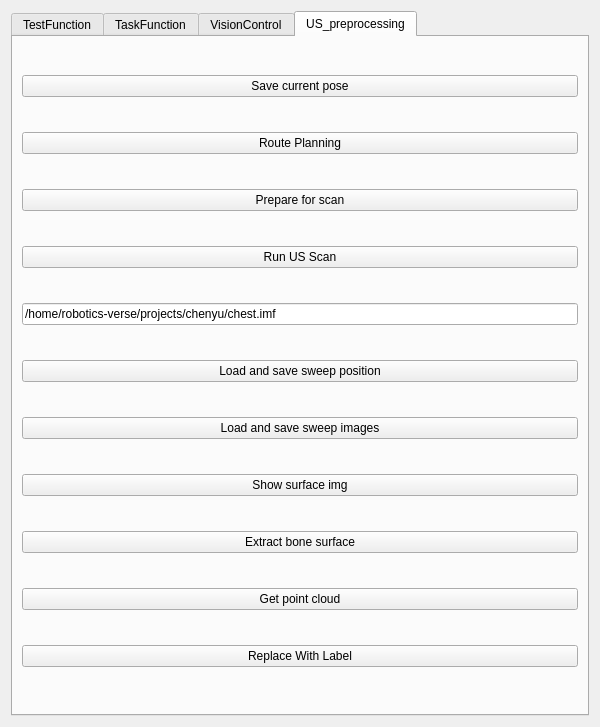
<?xml version="1.0" encoding="UTF-8"?>
<ui version="4.0">
 <class>Controller</class>
 <widget class="QWidget" name="Controller">
  <property name="geometry">
   <rect>
    <x>0</x>
    <y>0</y>
    <width>600</width>
    <height>727</height>
   </rect>
  </property>
  <property name="windowTitle">
   <string>Form</string>
  </property>
  <layout class="QGridLayout" name="gridLayout_7">
   <item row="0" column="0">
    <widget class="QTabWidget" name="tabWidget">
     <property name="currentIndex">
      <number>3</number>
     </property>
     <widget class="QWidget" name="tab_1">
      <property name="layoutDirection">
       <enum>Qt::LeftToRight</enum>
      </property>
      <attribute name="title">
       <string>TestFunction</string>
      </attribute>
      <layout class="QGridLayout" name="gridLayout_2">
       <item row="3" column="0">
        <layout class="QHBoxLayout" name="horizontalLayout_2">
         <item>
          <widget class="QPushButton" name="pbtnConnect">
           <property name="text">
            <string>Connect</string>
           </property>
          </widget>
         </item>
         <item>
          <widget class="QPushButton" name="pbtnDisconnect">
           <property name="text">
            <string>Disconnect</string>
           </property>
          </widget>
         </item>
        </layout>
       </item>
       <item row="18" column="0">
        <widget class="QPushButton" name="pbtn_test_rotation">
         <property name="text">
          <string>Test Rotation</string>
         </property>
        </widget>
       </item>
       <item row="1" column="0">
        <layout class="QGridLayout" name="gridLayout">
         <item row="4" column="0">
          <widget class="QLabel" name="lblPosAngle">
           <property name="text">
            <string>Ang(rad)</string>
           </property>
          </widget>
         </item>
         <item row="0" column="3">
          <widget class="QLabel" name="lblPosZ">
           <property name="layoutDirection">
            <enum>Qt::LeftToRight</enum>
           </property>
           <property name="text">
            <string>Z</string>
           </property>
           <property name="alignment">
            <set>Qt::AlignCenter</set>
           </property>
          </widget>
         </item>
         <item row="2" column="1">
          <widget class="QLabel" name="lblPosRa">
           <property name="layoutDirection">
            <enum>Qt::LeftToRight</enum>
           </property>
           <property name="text">
            <string>Ra</string>
           </property>
           <property name="alignment">
            <set>Qt::AlignCenter</set>
           </property>
          </widget>
         </item>
         <item row="0" column="2">
          <widget class="QLabel" name="lblPosY">
           <property name="layoutDirection">
            <enum>Qt::LeftToRight</enum>
           </property>
           <property name="text">
            <string>Y</string>
           </property>
           <property name="alignment">
            <set>Qt::AlignCenter</set>
           </property>
          </widget>
         </item>
         <item row="1" column="0">
          <widget class="QLabel" name="lblPosDistance">
           <property name="text">
            <string>Pos(mm)</string>
           </property>
          </widget>
         </item>
         <item row="0" column="1">
          <widget class="QLabel" name="lblPosX">
           <property name="layoutDirection">
            <enum>Qt::LeftToRight</enum>
           </property>
           <property name="text">
            <string>X</string>
           </property>
           <property name="alignment">
            <set>Qt::AlignCenter</set>
           </property>
          </widget>
         </item>
         <item row="1" column="1">
          <widget class="QLineEdit" name="ledtPosX"/>
         </item>
         <item row="1" column="2">
          <widget class="QLineEdit" name="ledtPosY"/>
         </item>
         <item row="1" column="3">
          <widget class="QLineEdit" name="ledtPosZ"/>
         </item>
         <item row="2" column="2">
          <widget class="QLabel" name="lblPosRb">
           <property name="layoutDirection">
            <enum>Qt::LeftToRight</enum>
           </property>
           <property name="text">
            <string>Rb</string>
           </property>
           <property name="alignment">
            <set>Qt::AlignCenter</set>
           </property>
          </widget>
         </item>
         <item row="2" column="3">
          <widget class="QLabel" name="lblPosRc">
           <property name="layoutDirection">
            <enum>Qt::LeftToRight</enum>
           </property>
           <property name="text">
            <string>Rc</string>
           </property>
           <property name="alignment">
            <set>Qt::AlignCenter</set>
           </property>
          </widget>
         </item>
         <item row="4" column="1">
          <widget class="QLineEdit" name="ledtAngRa"/>
         </item>
         <item row="4" column="2">
          <widget class="QLineEdit" name="ledtAngRb"/>
         </item>
         <item row="4" column="3">
          <widget class="QLineEdit" name="ledtAngRc"/>
         </item>
         <item row="5" column="3">
          <widget class="QPushButton" name="pbtnExcuteCmd">
           <property name="text">
            <string>Excute Cmd</string>
           </property>
          </widget>
         </item>
         <item row="5" column="2">
          <widget class="QCheckBox" name="chbRecordWrench">
           <property name="text">
            <string>Record Wrench</string>
           </property>
          </widget>
         </item>
         <item row="5" column="1">
          <widget class="QCheckBox" name="chbUpdateState">
           <property name="text">
            <string>Update</string>
           </property>
          </widget>
         </item>
        </layout>
       </item>
       <item row="11" column="0">
        <layout class="QHBoxLayout" name="horizontalLayout_13">
         <item>
          <widget class="QLineEdit" name="ledtSliceIndex">
           <property name="placeholderText">
            <string>Index in Sweep</string>
           </property>
          </widget>
         </item>
         <item>
          <widget class="QPushButton" name="pbtnComputerConfiMap">
           <property name="text">
            <string>Compute Confi Map</string>
           </property>
          </widget>
         </item>
        </layout>
       </item>
       <item row="9" column="0">
        <layout class="QHBoxLayout" name="horizontalLayout_8">
         <property name="topMargin">
          <number>0</number>
         </property>
         <item>
          <widget class="QLineEdit" name="ledt_full_path_to_imf">
           <property name="placeholderText">
            <string>Full path to an .imf file</string>
           </property>
          </widget>
         </item>
         <item>
          <widget class="QPushButton" name="pbtnLoadSweep_imf">
           <property name="text">
            <string>Load imf sweep</string>
           </property>
          </widget>
         </item>
        </layout>
       </item>
       <item row="4" column="0">
        <layout class="QVBoxLayout" name="verticalLayout_3">
         <item>
          <widget class="QPushButton" name="pbtnSaveHome">
           <property name="text">
            <string>Save Home</string>
           </property>
          </widget>
         </item>
         <item>
          <widget class="QPushButton" name="pbtnSaveOut">
           <property name="text">
            <string>Save Out</string>
           </property>
          </widget>
         </item>
         <item>
          <widget class="QPushButton" name="pbtnGoHome">
           <property name="text">
            <string>GoHome</string>
           </property>
          </widget>
         </item>
         <item>
          <widget class="QPushButton" name="pbtnGoOut">
           <property name="text">
            <string>GoOut</string>
           </property>
          </widget>
         </item>
        </layout>
       </item>
       <item row="7" column="0">
        <widget class="QPushButton" name="pbtnStartUSStream">
         <property name="text">
          <string>Start US Stream</string>
         </property>
        </widget>
       </item>
       <item row="16" column="0">
        <layout class="QHBoxLayout" name="horizontalLayout_4">
         <property name="topMargin">
          <number>0</number>
         </property>
         <item>
          <widget class="QLineEdit" name="ledt_trajectory_file_to_write">
           <property name="text">
            <string>/home/chenyu/MA/position.txt</string>
           </property>
          </widget>
         </item>
         <item>
          <widget class="QPushButton" name="pbtnWriteCurrRobotPose">
           <property name="text">
            <string>Write Current Pose to a File</string>
           </property>
          </widget>
         </item>
        </layout>
       </item>
       <item row="13" column="0">
        <widget class="QPushButton" name="pbtnVisualizeConfimap">
         <property name="text">
          <string>Visualize Confimap</string>
         </property>
        </widget>
       </item>
       <item row="0" column="0">
        <layout class="QGridLayout" name="gridLayout_5">
         <item row="1" column="3">
          <widget class="QLineEdit" name="ledtForceZ"/>
         </item>
         <item row="0" column="1">
          <widget class="QLabel" name="lblForceX">
           <property name="text">
            <string>FX</string>
           </property>
           <property name="alignment">
            <set>Qt::AlignCenter</set>
           </property>
          </widget>
         </item>
         <item row="0" column="3">
          <widget class="QLabel" name="lblForceZ">
           <property name="text">
            <string>FZ</string>
           </property>
           <property name="alignment">
            <set>Qt::AlignCenter</set>
           </property>
          </widget>
         </item>
         <item row="0" column="2">
          <widget class="QLabel" name="lblForceY">
           <property name="text">
            <string>FY</string>
           </property>
           <property name="alignment">
            <set>Qt::AlignCenter</set>
           </property>
          </widget>
         </item>
         <item row="2" column="2">
          <widget class="QLabel" name="lblToqueY">
           <property name="text">
            <string>TY</string>
           </property>
           <property name="alignment">
            <set>Qt::AlignCenter</set>
           </property>
          </widget>
         </item>
         <item row="1" column="1">
          <widget class="QLineEdit" name="ledtForceX"/>
         </item>
         <item row="2" column="3">
          <widget class="QLabel" name="lblToqueZ">
           <property name="text">
            <string>TZ</string>
           </property>
           <property name="alignment">
            <set>Qt::AlignCenter</set>
           </property>
          </widget>
         </item>
         <item row="2" column="1">
          <widget class="QLabel" name="lblToqueX">
           <property name="text">
            <string>TX</string>
           </property>
           <property name="alignment">
            <set>Qt::AlignCenter</set>
           </property>
          </widget>
         </item>
         <item row="1" column="0">
          <widget class="QLabel" name="lblForce">
           <property name="text">
            <string>Force(N)</string>
           </property>
           <property name="alignment">
            <set>Qt::AlignCenter</set>
           </property>
          </widget>
         </item>
         <item row="1" column="2">
          <widget class="QLineEdit" name="ledtForceY"/>
         </item>
         <item row="3" column="0">
          <widget class="QLabel" name="lblToque">
           <property name="text">
            <string>Toque(XX)</string>
           </property>
           <property name="alignment">
            <set>Qt::AlignCenter</set>
           </property>
          </widget>
         </item>
         <item row="3" column="1">
          <widget class="QLineEdit" name="ledtToqueX"/>
         </item>
         <item row="3" column="2">
          <widget class="QLineEdit" name="ledtToqueY"/>
         </item>
         <item row="3" column="3">
          <widget class="QLineEdit" name="ledtToqueZ"/>
         </item>
        </layout>
       </item>
       <item row="6" column="0">
        <widget class="QPushButton" name="pbtnStopUSStream">
         <property name="text">
          <string>Stop US Stream</string>
         </property>
        </widget>
       </item>
       <item row="5" column="0">
        <widget class="QPushButton" name="pbtnInitROS">
         <property name="text">
          <string>Initialize ROS</string>
         </property>
        </widget>
       </item>
      </layout>
     </widget>
     <widget class="QWidget" name="tab_2">
      <attribute name="title">
       <string>TaskFunction</string>
      </attribute>
      <layout class="QVBoxLayout" name="verticalLayout_2">
       <item>
        <layout class="QGridLayout" name="gridLayout_6">
         <item row="0" column="0">
          <widget class="QLabel" name="label">
           <property name="text">
            <string>Initial start angle of Fan motion:</string>
           </property>
          </widget>
         </item>
         <item row="3" column="0">
          <widget class="QPushButton" name="pbtnGoFanStart">
           <property name="text">
            <string>Move to Initial Pose of Fan Motion</string>
           </property>
          </widget>
         </item>
         <item row="2" column="0">
          <widget class="QComboBox" name="cmbFanStartRotationAxis">
           <property name="editable">
            <bool>false</bool>
           </property>
           <property name="currentText">
            <string>Rotation X</string>
           </property>
           <item>
            <property name="text">
             <string>Rotation X</string>
            </property>
           </item>
           <item>
            <property name="text">
             <string>Rotation Y</string>
            </property>
           </item>
          </widget>
         </item>
         <item row="1" column="0">
          <widget class="QLineEdit" name="ledtFanStartAngle"/>
         </item>
        </layout>
       </item>
       <item>
        <layout class="QVBoxLayout" name="verticalLayout">
         <item>
          <widget class="QComboBox" name="cmbFanMotionType">
           <property name="layoutDirection">
            <enum>Qt::LeftToRight</enum>
           </property>
           <property name="editable">
            <bool>false</bool>
           </property>
           <item>
            <property name="text">
             <string>Continous Fan Motion</string>
            </property>
           </item>
           <item>
            <property name="text">
             <string>Step Fan Motion</string>
            </property>
           </item>
          </widget>
         </item>
         <item>
          <widget class="QComboBox" name="cmbRotationAxis">
           <item>
            <property name="text">
             <string>Rotation X</string>
            </property>
           </item>
           <item>
            <property name="text">
             <string>Rotation Y</string>
            </property>
           </item>
          </widget>
         </item>
         <item>
          <widget class="QComboBox" name="cmbRotationStep">
           <property name="currentIndex">
            <number>1</number>
           </property>
           <item>
            <property name="text">
             <string>1 degree</string>
            </property>
           </item>
           <item>
            <property name="text">
             <string>2 degree</string>
            </property>
           </item>
           <item>
            <property name="text">
             <string>3 degree</string>
            </property>
           </item>
           <item>
            <property name="text">
             <string>4 degree</string>
            </property>
           </item>
           <item>
            <property name="text">
             <string>5 degree</string>
            </property>
           </item>
          </widget>
         </item>
         <item>
          <widget class="QPushButton" name="pbtnFanMotion">
           <property name="text">
            <string>Fan Motion</string>
           </property>
          </widget>
         </item>
        </layout>
       </item>
      </layout>
     </widget>
     <widget class="QWidget" name="VisionControl">
      <attribute name="title">
       <string>VisionControl</string>
      </attribute>
      <layout class="QGridLayout" name="gridLayout_4">
       <item row="0" column="0">
        <widget class="QLineEdit" name="ledt_poses_file_path">
         <property name="text">
          <string>/home/chenyu/MA/route.txt</string>
         </property>
        </widget>
       </item>
       <item row="12" column="0">
        <layout class="QHBoxLayout" name="horizontalLayout_6">
         <item>
          <widget class="QLineEdit" name="ledtSweepPath">
           <property name="inputMask">
            <string/>
           </property>
           <property name="text">
            <string/>
           </property>
           <property name="placeholderText">
            <string>Full Path to Sweep</string>
           </property>
          </widget>
         </item>
         <item>
          <widget class="QLineEdit" name="ledtDownsamplingParam">
           <property name="text">
            <string>5</string>
           </property>
           <property name="placeholderText">
            <string>Select every n frame</string>
           </property>
          </widget>
         </item>
         <item>
          <widget class="QPushButton" name="pbtnDownsampleSweep">
           <property name="text">
            <string>Downsample US Sweep</string>
           </property>
          </widget>
         </item>
        </layout>
       </item>
       <item row="4" column="0">
        <layout class="QHBoxLayout" name="horizontalLayout_3">
         <item>
          <widget class="QPushButton" name="pbtnForceMode">
           <property name="text">
            <string>Force Mode</string>
           </property>
          </widget>
         </item>
         <item>
          <widget class="QPushButton" name="pbtnPositionMode">
           <property name="text">
            <string>Postion Mode</string>
           </property>
          </widget>
         </item>
        </layout>
       </item>
       <item row="13" column="0">
        <layout class="QHBoxLayout" name="horizontalLayout_9">
         <item>
          <widget class="QLineEdit" name="ledtMainDir">
           <property name="placeholderText">
            <string>Path to main dir</string>
           </property>
          </widget>
         </item>
         <item>
          <widget class="QPushButton" name="pbtnCreateUSForLabelsWithoutStich">
           <property name="text">
            <string>Create US Sweep For Labels</string>
           </property>
          </widget>
         </item>
        </layout>
       </item>
       <item row="6" column="0">
        <widget class="QPushButton" name="pbtnContinueScan">
         <property name="text">
          <string>Back to Break Point and Continue Scanning</string>
         </property>
        </widget>
       </item>
       <item row="5" column="0">
        <layout class="QHBoxLayout" name="horizontalLayout_5">
         <item>
          <widget class="QPushButton" name="pbtnExecScan">
           <property name="text">
            <string>Execute US Scan</string>
           </property>
          </widget>
         </item>
        </layout>
       </item>
       <item row="2" column="0">
        <widget class="QPushButton" name="pbtnGoIntiPos">
         <property name="text">
          <string>Move to Initial Position</string>
         </property>
        </widget>
       </item>
       <item row="1" column="0">
        <widget class="QPushButton" name="pbtnReadPosesFromFile">
         <property name="text">
          <string>Load Poses</string>
         </property>
        </widget>
       </item>
       <item row="3" column="0">
        <layout class="QGridLayout" name="gridLayout_3">
         <item row="2" column="0">
          <widget class="QLineEdit" name="ledtStiffness"/>
         </item>
         <item row="2" column="1">
          <widget class="QLineEdit" name="ledtDesiredForce"/>
         </item>
         <item row="0" column="0">
          <widget class="QLabel" name="lblStiffness">
           <property name="text">
            <string>Stifness</string>
           </property>
           <property name="alignment">
            <set>Qt::AlignCenter</set>
           </property>
          </widget>
         </item>
         <item row="0" column="1">
          <widget class="QLabel" name="lblSesiredForce">
           <property name="text">
            <string>Desired Force</string>
           </property>
           <property name="alignment">
            <set>Qt::AlignCenter</set>
           </property>
          </widget>
         </item>
        </layout>
       </item>
       <item row="15" column="0">
        <layout class="QHBoxLayout" name="horizontalLayout_7">
         <item>
          <layout class="QVBoxLayout" name="verticalLayout_6">
           <item>
            <widget class="QRadioButton" name="rbtn_no_fine_tuning">
             <property name="text">
              <string>No fine Tuning</string>
             </property>
            </widget>
           </item>
           <item>
            <widget class="QRadioButton" name="rbtn_fine_tuning_1">
             <property name="text">
              <string>Fine tuning 1</string>
             </property>
            </widget>
           </item>
           <item>
            <widget class="QRadioButton" name="rbtn_both_fine_tunings">
             <property name="text">
              <string>Both</string>
             </property>
            </widget>
           </item>
          </layout>
         </item>
         <item>
          <widget class="QCheckBox" name="checkBox_include_whole_sweep">
           <property name="text">
            <string>Include whole sweep</string>
           </property>
          </widget>
         </item>
         <item>
          <widget class="QLineEdit" name="ledtDataDir">
           <property name="placeholderText">
            <string>Data Dir</string>
           </property>
          </widget>
         </item>
         <item>
          <widget class="QPushButton" name="pbtn_stitching">
           <property name="text">
            <string>Stitching</string>
           </property>
          </widget>
         </item>
        </layout>
       </item>
      </layout>
     </widget>
     <widget class="QWidget" name="US_preprocessing">
      <attribute name="title">
       <string>US_preprocessing</string>
      </attribute>
      <layout class="QVBoxLayout" name="verticalLayout_4">
       <item>
        <widget class="QPushButton" name="pbtnSavePose">
         <property name="text">
          <string>Save current pose</string>
         </property>
        </widget>
       </item>
       <item>
        <widget class="QPushButton" name="pbtnRoutePlanning">
         <property name="text">
          <string>Route Planning</string>
         </property>
        </widget>
       </item>
       <item>
        <widget class="QPushButton" name="pbtnPrepareForScan">
         <property name="text">
          <string>Prepare for scan</string>
         </property>
        </widget>
       </item>
       <item>
        <widget class="QPushButton" name="pbtnRunUSScan">
         <property name="text">
          <string>Run US Scan</string>
         </property>
        </widget>
       </item>
       <item>
        <widget class="QLineEdit" name="ledtSweepFilePath">
         <property name="text">
          <string>/home/robotics-verse/projects/chenyu/chest.imf</string>
         </property>
        </widget>
       </item>
       <item>
        <widget class="QPushButton" name="pbtnLoadSweepPosition">
         <property name="text">
          <string>Load and save sweep position</string>
         </property>
        </widget>
       </item>
       <item>
        <widget class="QPushButton" name="pbtnLoadSweepImage">
         <property name="text">
          <string>Load and save sweep images</string>
         </property>
        </widget>
       </item>
       <item>
        <widget class="QPushButton" name="pbtnShowSurface">
         <property name="text">
          <string>Show surface img</string>
         </property>
        </widget>
       </item>
       <item>
        <widget class="QPushButton" name="pbtnExtractBoneSurface">
         <property name="text">
          <string>Extract bone surface</string>
         </property>
        </widget>
       </item>
       <item>
        <widget class="QPushButton" name="pbtbGetUSPointCloud">
         <property name="text">
          <string>Get point cloud</string>
         </property>
        </widget>
       </item>
       <item>
        <widget class="QPushButton" name="pbtnReplaceWithLabel">
         <property name="text">
          <string>Replace With Label</string>
         </property>
        </widget>
       </item>
      </layout>
     </widget>
    </widget>
   </item>
  </layout>
 </widget>
 <resources/>
 <connections/>
</ui>
